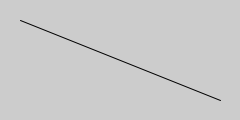
Frame 1 (no input)
Frame 60 (the mouse pressed at the canvas centre just before this capture): identical to frame 1, image omitted
Frame 120 (the mouse held since frame 60 and released just before this capture): identical to frame 1, image omitted

The Processing sketch that drew this single still picture (run headless with seeded random() and noise(); from frame 60 on, the mouse is pressed at the canvas centre):

// Processing sketch: interactivity_example_5_18
// ── interactivity_example_5_18.pde
// Пример 5-18: Нажимаем на клавиши
void setup () {
  size(240, 120);
  smooth();
}

void draw() {
  background(204);
  line (20, 20, 220, 100);
  if (keyPressed) {
    line (220, 20, 20, 100);
  }
}


/*
char c = 'A'; // Объявление переменной c и присвоение ей значения 'A'

А в этих случаях вы получите сообщение об ошибке:

char c = "A"; // Ошибка! Нельзя присваивать переменной char значение string
char h = A; // Ошибка! Пропущены кавычки для 'A'
*/
